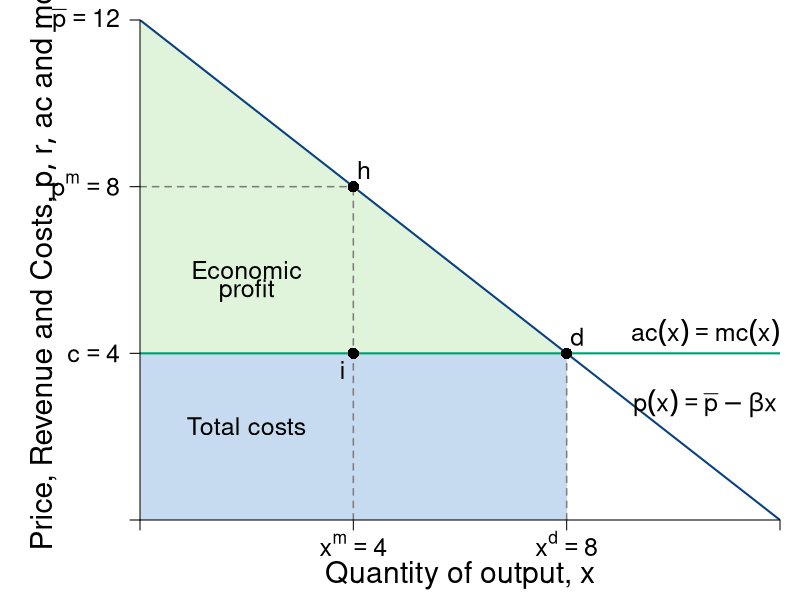

This chart was generated by the following R code:
#Graph Designer: Simon Halliday
#Authors: Bowles, Foley and Halliday
#Title: Coordination, Conflict and Competition: A Text in Microeconomics

require(shape)
pdf(file = "competitionmarkets/monopolist_discriminating.pdf", width = 9, height = 7)

#Set parameters for graphics
pointsize <- 1.8
axislabelsize <- 1.8
labelsize <- 1.5
namesize <- 1.8
annotatesize <- 1.5
graphlinewidth <- 2
segmentlinewidth <- 1.5

COL <- c("#7fc97f", "#beaed4", "#fdc086", "#ffff99", "#386cb0", "#f0027f", "#bf5b17", "#666666")
COLA <- c("#e0f3db", "#99d8c9","#66c2a4","#41ae76", "#238b45", "#005824")
COLB <- c("#c6dbef", "#4eb3d3", "#2b8cbe", "#0868ac","#084081")
grays <- gray.colors(25, start = 1, end = 0)
CBCols <- c("#009E73","#0072B2","#E69F00","#CC79A7", "#F0E442")

#Edited the margins to cater for the larger LHS labels
par(mar =  c(4, 7, 1, 1))

AvgRevenue <- function(x, rmax = 12, xmax = 12){
  rmax - (rmax/xmax)*x
}

MRevenue <- function(x, rmax = 12, xmax = 12){
  rmax - 2*(rmax/xmax)*x
}

AvgCost <- function(x, c0 = 2, c1 = 4){
  c0/x + c1
}

xlims <- c(0, 12)
ylims <- c(0, 12)

npts <- 501 
x <- seq(xlims[1], xlims[2], length.out = npts)
y <- seq(ylims[1], ylims[2], length.out = npts) 
a <- c(13, 16.75, 19.25)

plot(0, 0, xlim = xlims, ylim = ylims, type = "n",
     xlab = expression(paste("")),
     ylab = expression(paste("")), 
     xaxt = "n", 
     yaxt = "n", 
     cex.lab = axislabelsize, 
     bty = "n",
     xaxs="i", 
     yaxs="i")

# ticksy <- seq(from = ylims[1], to = ylims[2], by = 1)
# ylabels <- seq(from = ylims[1], to = ylims[2], by = 1)
# ticksx <- seq(from = xlims[1], to = xlims[2], by = 1)
# xlabels <- seq(from = xlims[1], to = xlims[2], by = 1)
ticksy <- c(0, 4, AvgRevenue(x = 4), ylims[2])
ylabels <- c(NA, expression(paste(c == 4)), expression(paste(p^{m} == 8)), expression(paste(bar(p) == 12)))
ticksx <- c(0, 4, 8, xlims[2])
xlabels <- c(NA, expression(paste(x^{m} == 4)), expression(paste(x^{d} == 8)), NA)

npts <- 500 
xx1 <- seq(xlims[1], xlims[2], length.out = npts)
xx3 <- seq(2, 6, length.out = npts)

#Draw the polygon for profit
xpoly1 <- c(0, 8, 0, 0)
ypoly1 <- c(4, 4, 12, 4)
polygon(x = xpoly1, y = ypoly1, col=COLA[1], density=NULL, border = NA)

#Draw the polygon for costs
xpoly2 <- c(0, 8, 8, 0, 0)
ypoly2 <- c(0, 0, 4, 4, 0)
polygon(x = xpoly2, y = ypoly2, col=COLB[1], density=NULL, border = NA)

#lines(xx1, bcA(xx1, w = 10, p = 1.5), col = COLB[3], lwd = graphlinewidth)
lines(xx1, AvgRevenue(xx1, rmax = 12, xmax = 12), col = COLB[5], lwd = graphlinewidth)
#lines(xx1, MRevenue(xx1, rmax = 12, xmax = 12), col = COLB[4], lwd = graphlinewidth)
#lines(xx1, AvgCost(xx1, c0 = 2, c1 = 4), col = COLA[5], lwd = graphlinewidth)

#Label the axes
mtext(expression(paste("Quantity of output, ", x)), side=1, line = 2.7, cex = axislabelsize)
text(-1.8, 0.5*ylims[2], expression(paste("Price, Revenue and Costs, ", list(p, r, ac), " and ", mc)), xpd = TRUE, cex = axislabelsize, srt = 90) 

#Label curves
text(10.6, 4.5, expression(paste(ac(x) == mc(x))), cex = labelsize)
text(10.6, 2.8, expression(paste(p(x) == bar(p) - beta*x)), cex = labelsize)

#Labels cost and profit areas
text(2, 0.5*AvgCost(x = 4), expression("Total costs"), cex = labelsize)
text(2, 6, expression("Economic"), cex = labelsize)
text(2, 5.5, expression("profit"), cex = labelsize)

#Draw segments for total costs
segments(0, AvgRevenue(x = 4), 4, AvgRevenue(x = 4), lty = 2, col = grays[20] , lwd = segmentlinewidth)
segments(4, 0, 4, AvgRevenue(x = 4), lty = 2, col = grays[20] , lwd = segmentlinewidth)
segments(0, 4, xlims[2], 4, lty = 1, col = CBCols[1] , lwd = graphlinewidth)
segments(8, 0, 8, 4, lty = 2, col = grays[20] , lwd = segmentlinewidth)

#Label Points for comparison
points(4, MRevenue(x = 4), pch = 16, col = "black", cex = 1.5)
text(3.8, MRevenue(x = 4) - 0.4, expression(i), cex = labelsize)

points(8, AvgRevenue(x = 8), pch = 16, col = "black", cex = 1.5)
text(8.2, AvgRevenue(x = 8) + 0.4, expression(d), cex = labelsize)

points(4, AvgRevenue(x = 4), pch = 16, col = "black", cex = 1.5)
text(4.2, AvgRevenue(x = 4) + 0.4, expression(h), cex = labelsize)

#Arrow to mr = mc
#text(7.5, 9.5, expression(paste("Profit Maximum at")), cex = labelsize)
#text(7.5, 9, expression(paste(mr == mc)), cex = labelsize)
#Arrows(6.1, 9.2, 4.2, 4.3, col = "black", lty = 1, lwd = 2, arr.type = "triangle", arr.lwd = 0.5)

axis(1, at = ticksx, pos = 0, labels = xlabels, cex.axis = labelsize)
axis(2, at = ticksy, pos = 0, labels = ylabels, las = 1, cex.axis = labelsize)


dev.off()
